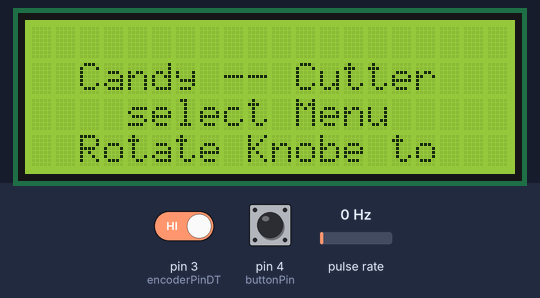
This sketch was run on a simulated Arduino Uno, built with avr-gcc and run on an emulated ATmega328P. Shown: 20×4 character LCD. Wiring (inferred from the names in the program): pulse sensor: data pin 2. The test bench sets the inputs (shaded band); at power-on: pulse rate 0 Hz, pin 4 (buttonPin) HIGH, pin 3 (encoderPinDT) HIGH.

Above: at 2.3 s.
2.4 s: pulse rate (sensor on pin 2) set to 150 Hz
At 2.61 s:
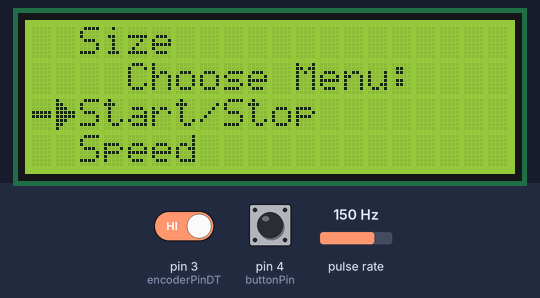
At 3.91 s:
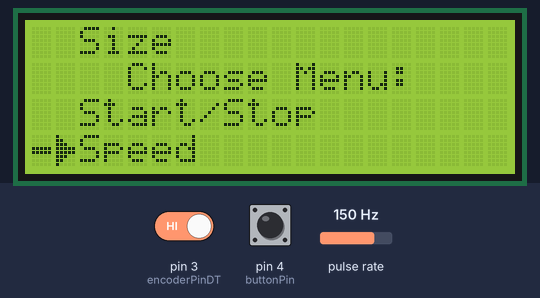
4.9 s: pin 4 (buttonPin) pulled LOW for 0.15 s
At 5.8 s:
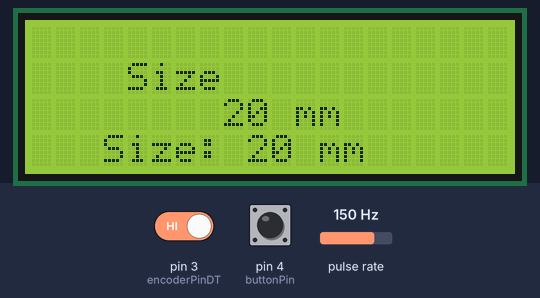
8.0 s: pin 4 (buttonPin) pulled LOW for 1 s
At 8.8 s:
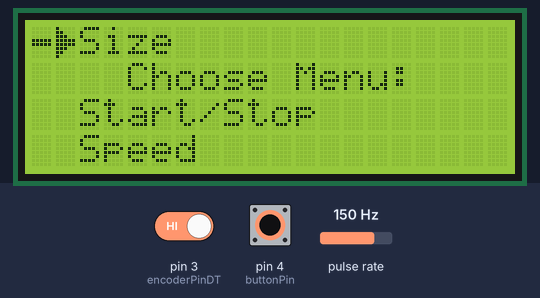

The sketch:

menu_final.ino
```cpp
#include <Wire.h>
#include <LiquidCrystal_I2C.h>

// Define the LCD screen
LiquidCrystal_I2C lcd(0x27, 20, 4);

// Define the rotary encoder pins
const int encoderPinCLK = 2;
const int encoderPinDT = 3;
const int buttonPin = 4;
const int startStopPin = 6; // Additional switch for start/stop

const int backlightPin = 5; // Backlight control pin

// Variables to track encoder state
volatile int lastCLKState;
volatile long lastValue = 0;
volatile bool buttonPressed = false;
volatile bool encoderRotated = false; // Flag to indicate encoder rotation

// Menu variables
int menuIndex = 0;
const int menuItems = 3;
const char* menuOptions[] = {"Size", "Speed", "Start/Stop"};
int sizeValue = 20;
int speedValue = 100;
bool startStopValue = false;

// State variables
enum MenuState { MAIN_MENU, SETTINGS_MENU, START_STOP_MENU };
MenuState currentMenuState = MAIN_MENU;

int rows[4] = {1, 0, 3, 2};

// characters in display
byte arrow_1[8] =
{
0b00000,
0b00000,
0b00000,
0b11111,
0b11111,
0b00000,
0b00000,
0b00000
};

byte arrow_2[8] =
{
0b10000,
0b11000,
0b11100,
0b11111,
0b11111,
0b11100,
0b11000,
0b10000
};

void setup() {
  lcd.begin(20, 4);
  lcd.createChar(0, arrow_1);
  lcd.createChar(1, arrow_2);
  lcd.backlight();

  lcd.setCursor(0, rows[0]);
  lcd.print("  Candy -- Cutter  ");
  lcd.setCursor(0, rows[2]);
  lcd.print("  Rotate Knobe to  ");
  lcd.setCursor(0, rows[3]);
  lcd.print("    select Menu    ");
  delay(1000);

  pinMode(encoderPinCLK, INPUT_PULLUP);
  pinMode(encoderPinDT, INPUT_PULLUP);
  pinMode(buttonPin, INPUT_PULLUP);
  pinMode(startStopPin, INPUT_PULLUP);

  attachInterrupt(digitalPinToInterrupt(encoderPinCLK), encoderInterrupt, CHANGE);

  lastCLKState = digitalRead(encoderPinCLK);
}

void loop() {
  if (currentMenuState == MAIN_MENU && digitalRead(buttonPin) == LOW && !buttonPressed) {
    buttonPressed = true;
    handleMenuSelection();
    delay(250); // Debounce delay
  } else if (currentMenuState == SETTINGS_MENU && digitalRead(buttonPin) == LOW) {
    // Return to the main menu when in SETTINGS_MENU and the button is pressed
    currentMenuState = MAIN_MENU;
    encoderRotated = false; // Reset the encoder rotation flag
    updateMenu();
    delay(250); // Debounce delay
  } else if (encoderRotated) {
     // Reset the encoder rotation flag
    handleEncoderRotation();
    encoderRotated = false;
  } else if (currentMenuState == START_STOP_MENU && digitalRead(startStopPin) == LOW) {
    // Handle start/stop selection switch
    startStopValue = !startStopValue;
    lcd.setCursor(7, 2);
    lcd.print("      "); // Clear previous value
    if (startStopValue) {
      lcd.print("ON ");
    } else {
      lcd.print("OFF");
    }
    delay(250); // Debounce delay
  } else if (digitalRead(buttonPin) == HIGH) {
    buttonPressed = false;
  }
}

void encoderInterrupt() {
  int CLKState = digitalRead(encoderPinCLK);
  int DTState = digitalRead(encoderPinDT);

  if (CLKState != lastCLKState) {
    if (DTState != CLKState) {
      lastValue++;
    } else {
      lastValue--;
    }
    lastCLKState = CLKState;
    encoderRotated = true; // Set the encoder rotation flag
  }
}

void handleEncoderRotation() {
  int encoded = lastValue;
  int dir = encoded / abs(encoded); // Extract direction from the value

  if (currentMenuState == MAIN_MENU) {
    menuIndex = (menuIndex + dir + menuItems) % menuItems;
    updateMenu();
  } else if (currentMenuState == SETTINGS_MENU) {
    if (menuIndex == 0) {
      sizeValue = normalizeValue(sizeValue + dir, 20, 30);
      lcd.setCursor(8, rows[3]);
      lcd.print("     "); // Clear previous value
      lcd.setCursor(8, rows[3]);
      lcd.print(sizeValue);
      lcd.print(" mm");
      lastValue = 0;
    } else if (menuIndex == 1) {
      speedValue = normalizeValue(speedValue + dir * 100, 100, 2000);
      lcd.setCursor(8, rows[3]);
      lcd.print("       "); // Clear previous value
      lcd.setCursor(8, rows[3]);
      lcd.print(speedValue);
      lastValue = 0;
    } else if (menuIndex == 2) {
      currentMenuState = START_STOP_MENU;
      lcd.clear();
      lcd.setCursor(0, rows[2]);
      lcd.print("Start: GREEN");
      lcd.setCursor(0, rows[3]);
      lcd.print("Start: RED  ");
      // if (startStopValue) {
      //   lcd.print("ON ");
      // } else {
      //   lcd.print("OFF");
      // }
    }
  }
}

void handleMenuSelection() {
  if (currentMenuState == MAIN_MENU) {
    currentMenuState = SETTINGS_MENU;
    updateMenu();
  }
}

int normalizeValue(long val, int minVal, int maxVal) {
  if (val < minVal) {
    return minVal;
  } else if (val > maxVal) {
    return maxVal;
  } else {
    return val;
  }
}

void updateMenu() {
  lcd.clear();
  if (currentMenuState == MAIN_MENU) {
    lcd.setCursor(4, rows[0]);
    lcd.print("Choose Menu:");
    for (int i = 0; i < menuItems; i++) {
      lcd.setCursor(0, rows[(i + 1)]);
      if (i == menuIndex) {
        lcd.setCursor(0, rows[(i + 1)]);
        lcd.write(0);
        lcd.setCursor(1, rows[(i + 1)]);
        lcd.write(1);
      } else {
        lcd.print("  ");
      }
      lcd.setCursor(2, rows[(i + 1)]);
      lcd.print(menuOptions[i]);
    }
  } else if (currentMenuState == SETTINGS_MENU) {
    lcd.setCursor(4, rows[0]);
    lcd.print(menuOptions[menuIndex]);
    if (menuIndex == 0) {
      lcd.setCursor(3, rows[2]);
      lcd.print("Size: ");
      lcd.print(sizeValue);
      lcd.print(" mm");
    } else if (menuIndex == 1) {
      lcd.setCursor(3, rows[2]);
      lcd.print("Speed: ");
      lcd.print(speedValue);
    } else if (menuIndex == 2) {
      lcd.setCursor(0, rows[2]);
      lcd.print("Start: GREEN");
      lcd.setCursor(0, rows[3]);
      lcd.print("Start: RED  ");
      // if (startStopValue) {
      //   lcd.print("ON ");
      // } else {
      //   lcd.print("OFF");
      // }
    }
  }
}
```

Measured:
- after the input at 2.4 s, the display: changes after 0.05 s (image 1)
- after the input at 4.9 s, the display: first changes at once (image 3 shows a later state)
- after the input at 8.0 s, the display: changes after 0.05 s (image 4)
